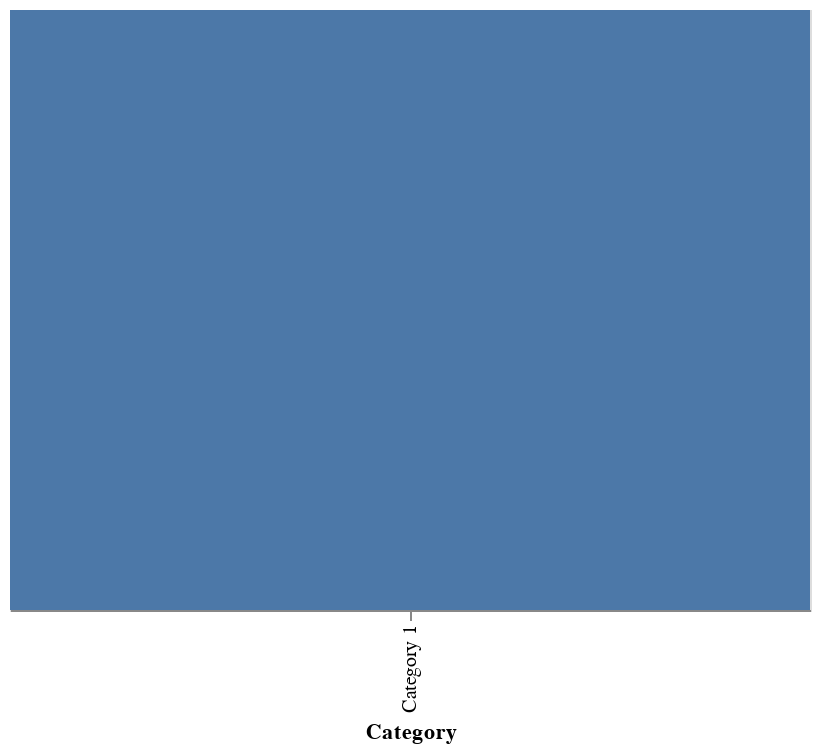

Notebook cell for this chart:
### Markdown cell above
### All data still included, even with a filter applied

One limitation of Altair is that **all of the data is included in the JSON, even if you're filtering down to a subset, or not using part of it!**

Here we'll filter down to just a single value of data...

### Code cell
alt.Chart(df).mark_rect().encode(
    x = 'Category'
).transform_filter(
    "datum.Category == 'Category 1'"
)

### Figure 1 — Vega-Lite specification as saved in the notebook (floating-point values rounded to 4 significant figures)
{"$schema": "https://vega.github.io/schema/vega-lite/v3.4.0.json", "config": {"mark": {"tooltip": null}, "view": {"height": 300, "width": 400}}, "data": {"name": "data-dcc63c1bd6179d79fcae39778c52b169"}, "datasets": {"data-dcc63c1bd6179d79fcae39778c52b169": [{"Category": "Category 1", "Item": "Item 1", "value": 6}, {"Category": "Category 1", "Item": "Item 2", "value": 8}, {"Category": "Category 1", "Item": "Item 3", "value": 10}, {"Category": "Category 1", "Item": "Item 4", "value": 20}, {"Category": "Category 1", "Item": "Item 5", "value": 23}, {"Category": "Category 2", "Item": "Item 1", "value": 29}, {"Category": "Category 2", "Item": "Item 2", "value": 27}, {"Category": "Category 2", "Item": "Item 3", "value": 21}, {"Category": "Category 2", "Item": "Item 4", "value": 17}, {"Category": "Category 2", "Item": "Item 5", "value": 5}, {"Category": "Category 3", "Item": "Item 1", "value": 18}, {"Category": "Category 3", "Item": "Item 2", "value": 17}, {"Category": "Category 3", "Item": "Item 3", "value": 16}, {"Category": "Category 3", "Item": "Item 4", "value": 16}, {"Category": "Category 3", "Item": "Item 5", "value": 15}, {"Category": "Category 4", "Item": "Item 1", "value": 30}, {"Category": "Category 4", "Item": "Item 2", "value": 13}, {"Category": "Category 4", "Item": "Item 3", "value": 4}, {"Category": "Category 4", "Item": "Item 4", "value": 9}, {"Category": "Category 4", "Item": "Item 5", "value": 19}, {"Category": "Category 5", "Item": "Item 1", "value": 7}, {"Category": "Category 5", "Item": "Item 2", "value": 11}, {"Category": "Category 5", "Item": "Item 3", "value": 19}, {"Category": "Category 5", "Item": "Item 4", "value": 7}, {"Category": "Category 5", "Item": "Item 5", "value": 2}]}, "encoding": {"x": {"field": "Category", "type": "nominal"}}, "mark": "rect", "transform": [{"filter": "datum.Category == 'Category 1'"}]}
